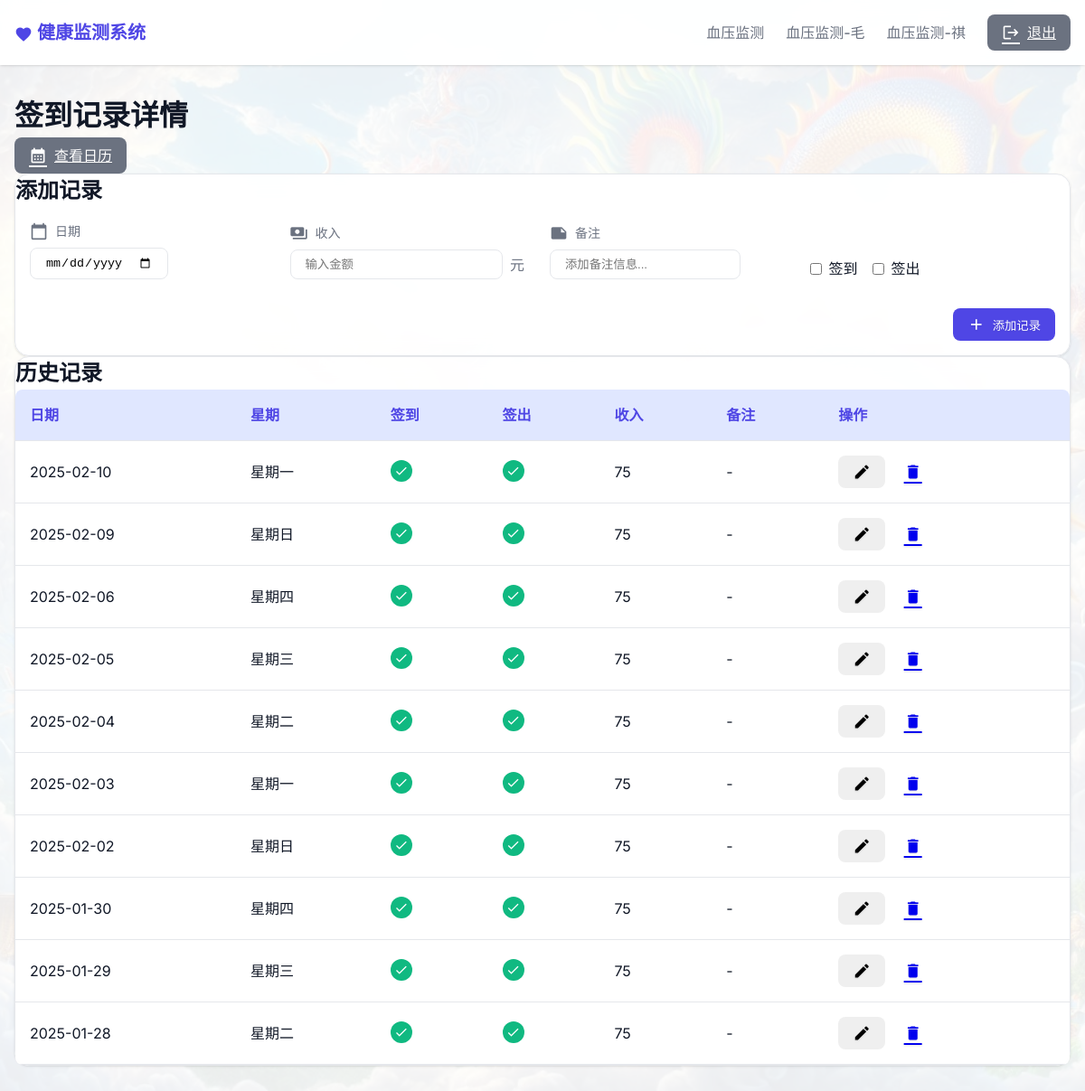
The page /checkin_detail (signed in) on the database its author committed.
### tables this page shows
CREATE TABLE checkin_records
                 (id INTEGER PRIMARY KEY AUTOINCREMENT,
                  date TEXT NOT NULL,
                  day_of_week TEXT NOT NULL,
                  checkin BOOLEAN NOT NULL,
                  checkout BOOLEAN NOT NULL,
                  notes TEXT,
                  income DECIMAL(10,2));

### app.py (the view)
@app.route('/checkin_detail')
@login_required
def checkin_detail():
    page = request.args.get('page', 1, type=int)
    per_page = 10
    db = get_db()
    records = db.execute('''
        WITH daily_records AS (
            SELECT
                id,
                date,
                day_of_week,
                MAX(checkin) as checkin_status,
                MAX(checkout) as checkout_status,
                GROUP_CONCAT(notes, ' ') as all_notes
            FROM (
                SELECT
                    id,
                    date,
                    day_of_week,
                    checkin,
                    checkout,
                    notes
                FROM checkin_records
                ORDER BY id DESC
            )
            GROUP BY date
        )
        SELECT
            id,
            date,
            day_of_week,
            checkin_status,
            checkout_status,
            CASE
                WHEN checkin_status = 1 AND checkout_status = 1 THEN 75
                ELSE 0
            END as total_income,
            all_notes
        FROM daily_records
        ORDER BY date DESC
        LIMIT ? OFFSET ?
    ''', [per_page, (page - 1) * per_page]).fetchall()
    total = db.execute('''
        SELECT COUNT(DISTINCT date)
        FROM checkin_records
    ''').fetchone()[0]
    formatted_records = []
    for record in records:
        formatted_records.append({
            'id': record['id'],
            'date': record['date'],
            'day_of_week': record['day_of_week'],
            'checkin': record['checkin_status'],
            'checkout': record['checkout_status'],
            'income': record['total_income'],
            'notes': record['all_notes'].strip() if record['all_notes'] else ''
        })
    db.close()
    total_pages = (total + per_page - 1) // per_page
    return render_template('checkindetail.html',
                         records=formatted_records,
                         current_page=page,
                         total_pages=total_pages)

### app.py (called while the page is built)
def login_required(f):
    @wraps(f)
    def decorated_function(*args, **kwargs):
        if 'logged_in' not in session:
            return redirect(url_for('login'))
        return f(*args, **kwargs)
    return decorated_function

def get_db():
    db = sqlite3.connect('monitor.db')
    db.row_factory = sqlite3.Row
    return db

### templates/checkindetail.html (shortened to what this page needs)
{% extends "base.html" %}
{% block content %}
<div class="page-header">
    <h1 class="page-title">签到记录详情</h1>
    <div class="page-actions">
        <a href="{{ url_for('checkin_calendar', year=current_year, month=current_month) }}" class="btn btn-secondary">
            <span class="material-icons">calendar_month</span>
            查看日历
        </a>
    </div>
</div>
<div class="card">
    <div class="card-header">
        <h2 class="card-title">添加记录</h2>
    </div>
    <div class="card-body">
        <form id="addForm" method="post" action="{{ url_for('add_checkin_record') }}" class="add-form">
            <div class="form-row">
                <div class="form-group">
                    <label class="form-label">
                        <span class="material-icons">calendar_today</span>
                        日期
                    </label>
                    <input type="date" name="date" value="{{ today }}" class="form-control" required>
                </div>
                <div class="form-group">
                    <label class="form-label">
                        <span class="material-icons">payments</span>
                        收入
                    </label>
                    <div class="input-group">
                        <input type="number" name="income" class="form-control" step="0.01" placeholder="输入金额">
                        <span class="unit">元</span>
                    </div>
                </div>
                <div class="form-group">
                    <label class="form-label">
                        <span class="material-icons">note</span>
                        备注
                    </label>
                    <input type="text" name="notes" class="form-control" placeholder="添加备注信息...">
                </div>
                <div class="form-group">
                    <label class="form-label">&nbsp;</label>
                    <div class="checkbox-group">
                        <label class="checkbox-label">
                            <input type="checkbox" name="checkin" value="1">
                            <span>签到</span>
                        </label>
                        <label class="checkbox-label">
                            <input type="checkbox" name="checkout" value="1">
                            <span>签出</span>
                        </label>
                    </div>
                </div>
            </div>
            <div class="form-actions">
                <button type="submit" class="btn btn-primary">
                    <span class="material-icons">add</span>
                    添加记录
                </button>
            </div>
        </form>
    </div>
</div>
<div class="card">
    <div class="card-header">
        <h2 class="card-title">历史记录</h2>
    </div>
    <div class="table-responsive">
        <table>
            <thead>
                <tr>
                    <th>日期</th>
                    <th>星期</th>
                    <th>签到</th>
                    <th>签出</th>
                    <th>收入</th>
                    <th>备注</th>
                    <th>操作</th>
                </tr>
            </thead>
            <tbody>
                {% for record in records %}
                <tr>
                    <td>{{ record.date }}</td>
                    <td>{{ record.day_of_week }}</td>
                    <td>
                        {% if record.checkin %}
                        <span class="badge success">
                            <span class="material-icons">check</span>
                        </span>
                        {% else %}
                        <span class="badge danger">
                            <span class="material-icons">close</span>
                        </span>
                        {% endif %}
                    </td>
                    <td>
                        {% if record.checkout %}
                        <span class="badge success">
                            <span class="material-icons">check</span>
                        </span>
                        {% else %}
                        <span class="badge danger">
                            <span class="material-icons">close</span>
                        </span>
                        {% endif %}
                    </td>
                    <td>{{ record.income if record.income else '-' }}</td>
                    <td>{{ record.notes if record.notes else '-' }}</td>
                    <td class="actions">
                        <button onclick="showEditForm('{{ record.date }}', this)" class="btn btn-icon" title="编辑">
                            <span class="material-icons">edit</span>
                        </button>
                        <a href="{{ url_for('delete_checkin_record', id=record.id) }}"
                           onclick="return confirm('确定要删除这条记录吗？')"
                           class="btn btn-icon btn-danger"
                           title="删除">
                            <span class="material-icons">delete</span>
                        </a>
                    </td>
                </tr>
                {% endfor %}
            </tbody>
        </table>
    </div>
</div>
{% endblock %}

### templates/base.html (shortened to what this page needs)
<!doctype html>
<html lang="zh">
<head>
</head>
<body>
    <nav class="navbar">
        <div class="container navbar-content">
            <a href="{{ url_for('index') }}" class="nav-brand">
                <span class="material-icons">favorite</span>
                健康监测系统
            </a>
            <div class="nav-links">
                {% if session.logged_in %}
                <a href="{{ url_for('blood_pressure_detail') }}" class="nav-link">血压监测</a>
                <a href="{{ url_for('blood_pressure2_detail') }}" class="nav-link">血压监测-毛</a>
                <a href="{{ url_for('blood_pressure3_detail') }}" class="nav-link">血压监测-祺</a>
                <a href="{{ url_for('logout') }}" class="btn btn-secondary">
                    <span class="material-icons">logout</span>
                    退出
                </a>
                {% endif %}
            </div>
        </div>
    </nav>
    <main class="container" style="padding-top: 2rem;">
        {% block content %}{% endblock %}
    </main>
</body>
</html>

### templates/base.html (style rules this page uses)
:root { --primary-color: #4f46e5; --primary-hover: #4338ca; --primary-light: #e0e7ff; --secondary-color: #6b7280; --secondary-hover: #4b5563; --secondary-light: #f3f4f6; --success-color: #10b981; --success-light: #d1fae5; --warning-color: #f59e0b; --warning-light: #fef3c7; --danger-color: #ef4444; --danger-light: #fee2e2; --info-color: #3b82f6; --info-light: #dbeafe; --background-color: #f9fafb; --card-background: #ffffff; --text-primary: #111827; --text-secondary: #6b7280; --border-color: #e5e7eb; --shadow-sm: 0 1px 2px 0 rgb(0 0 0 / 0.05); --shadow: 0 1px 3px 0 rgb(0 0 0 / 0.1), 0 1px 2px -1px rgb(0 0 0 / 0.1); --shadow-md: 0 4px 6px -1px rgb(0 0 0 / 0.1), 0 2px 4px -2px rgb(0 0 0 / 0.1); --shadow-lg: 0 10px 15px -3px rgb(0 0 0 / 0.1), 0 4px 6px -4px rgb(0 0 0 / 0.1); }
* { margin: 0; padding: 0; box-sizing: border-box; }
body { font-family: 'Inter', system-ui, sans-serif; color: var(--text-primary); line-height: 1.5; background: url('/static/chinese-dragon.png') no-repeat center center fixed; background-size: cover; position: relative; }
body::before { content: ''; position: fixed; top: 0; left: 0; width: 100%; height: 100%; background-color: rgba(255, 255, 255, 0.92); z-index: -1; }
.container { max-width: 1200px; margin: 0 auto; padding: 0 1rem; }
.navbar { background-color: rgba(255, 255, 255, 0.95); backdrop-filter: blur(10px); box-shadow: var(--shadow); padding: 1rem 0; position: sticky; top: 0; z-index: 100; }
.navbar-content { display: flex; justify-content: space-between; align-items: center; }
.nav-brand { font-size: 1.25rem; font-weight: 600; color: var(--primary-color); text-decoration: none; }
.nav-links { display: flex; gap: 1.5rem; align-items: center; }
.nav-link { color: var(--text-secondary); text-decoration: none; font-weight: 500; transition: color 0.2s; }
.btn { padding: 0.5rem 1rem; font-weight: 500; border-radius: 0.5rem; transition: all 0.2s ease; display: inline-flex; align-items: center; gap: 0.5rem; border: none; cursor: pointer; backdrop-filter: blur(4px); text-shadow: 0 1px 2px rgba(0, 0, 0, 0.1); }
.btn-primary { background-color: var(--primary-color); color: white; }
.btn-secondary { background-color: var(--secondary-color); color: white; }
.card { background: rgba(255, 255, 255, 0.95); backdrop-filter: blur(10px); border-radius: 1rem; box-shadow: var(--shadow); transition: all 0.3s ease; border: 1px solid var(--border-color); }
.form-group { margin-bottom: 1rem; }
.form-label { display: block; margin-bottom: 0.5rem; color: var(--text-secondary); font-weight: 500; }
.form-control { border: 1px solid var(--border-color); border-radius: 0.5rem; padding: 0.5rem 1rem; transition: all 0.2s ease; }
table { width: 100%; border-collapse: separate; border-spacing: 0; background: rgba(255, 255, 255, 0.95); backdrop-filter: blur(8px); border-radius: 0.5rem; overflow: hidden; }
th, td { padding: 1rem; border-bottom: 1px solid var(--border-color); text-align: left; }
th { background-color: var(--primary-light); color: var(--primary-color); font-weight: 600; padding: 1rem; text-align: left; }
.material-icons { font-size: 1.25rem; vertical-align: middle; }
main.container { position: relative; z-index: 1; padding: 2rem 1rem; min-height: calc(100vh - 4rem); }

### templates/checkindetail.html (style rules this page uses)
.add-form { padding: 1rem; }
.form-row { display: flex; gap: 1rem; align-items: flex-end; }
.form-group { flex: 1; }
.form-label { display: flex; align-items: center; gap: 0.5rem; margin-bottom: 0.5rem; color: var(--text-secondary); font-size: 0.875rem; }
.form-label .material-icons { font-size: 1.25rem; }
.input-group { position: relative; display: flex; align-items: center; }
.input-group .unit { position: absolute; right: 0.75rem; color: var(--text-secondary); }
.input-group input { padding-right: 2.5rem; }
.checkbox-group { display: flex; gap: 1rem; }
.checkbox-label { display: flex; align-items: center; gap: 0.5rem; cursor: pointer; }
.form-actions { margin-top: 1rem; display: flex; gap: 0.5rem; justify-content: flex-end; }
.badge { display: inline-flex; align-items: center; justify-content: center; width: 24px; height: 24px; border-radius: 50%; }
.badge .material-icons { font-size: 1rem; }
.badge.success { background-color: var(--success-color); color: white; }

### rows shown on the page
checkin_records: date "2025-02-10", day_of_week "星期一", income "75", notes "-"
checkin_records: date "2025-02-09", day_of_week "星期日", income "75", notes "-"
checkin_records: date "2025-02-06", day_of_week "星期四", income "75", notes "-"
checkin_records: date "2025-02-05", day_of_week "星期三", income "75", notes "-"
checkin_records: date "2025-02-04", day_of_week "星期二", income "75", notes "-"
checkin_records: date "2025-02-03", day_of_week "星期一", income "75", notes "-"
checkin_records: date "2025-02-02", day_of_week "星期日", income "75", notes "-"
checkin_records: date "2025-01-30", day_of_week "星期四", income "75", notes "-"
checkin_records: date "2025-01-29", day_of_week "星期三", income "75", notes "-"
checkin_records: date "2025-01-28", day_of_week "星期二", income "75", notes "-"
